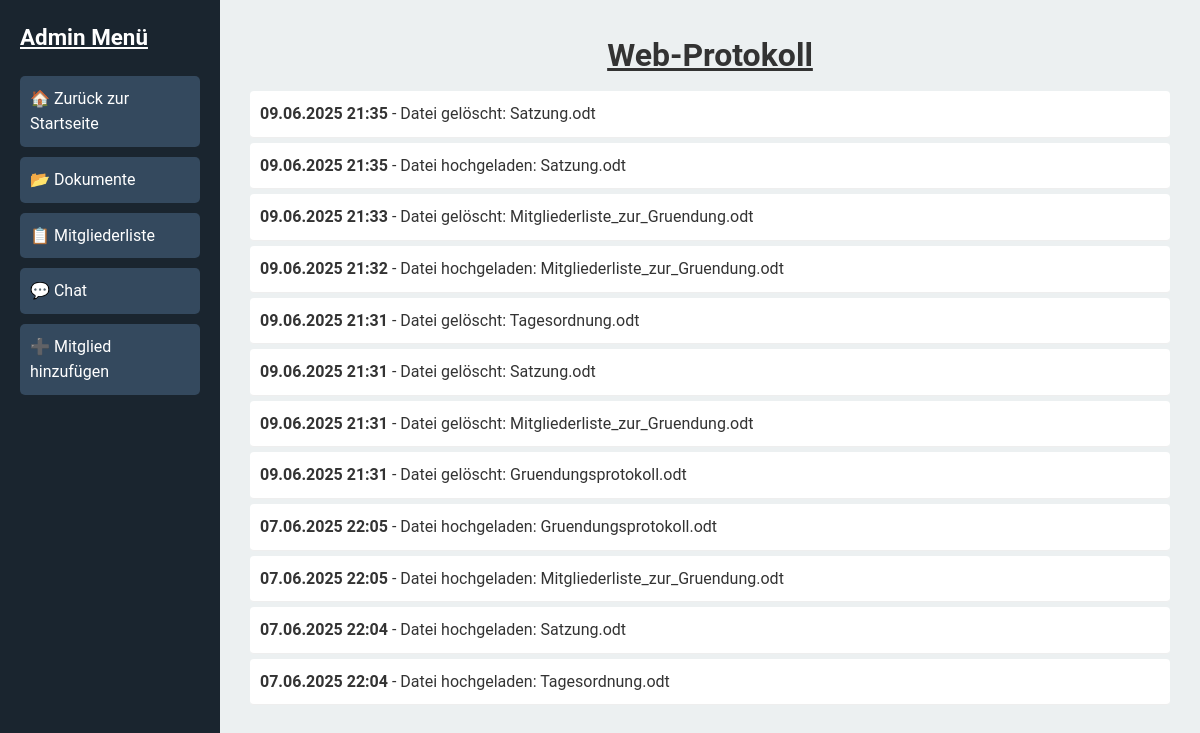
The app's page /log with its own data.
### app.py (models this page shows)
class LogEntry(db.Model):
    id = db.Column(db.Integer, primary_key=True)
    action = db.Column(db.String(200), nullable=False)
    timestamp = db.Column(db.DateTime, default=db.func.current_timestamp())

### app.py (the view)
@app.route("/log")
def show_log():
    entries = LogEntry.query.order_by(LogEntry.timestamp.desc()).limit(100).all()
    return render_template("log.html", entries=entries)

### templates/log.html (shortened to what this page needs)
<!DOCTYPE html>
<html lang="de">
<head>
    <link rel="stylesheet" href="{{ url_for('static', filename='style.css') }}">
</head>
<body>
    <div class="wrapper">
        <aside class="sidebar">
            <h2>Admin Menü</h2>
            <nav>
                <a href="{{ url_for('home') }}">🏠 Zurück zur Startseite</a>
                <a href="{{ url_for('dokumente', subpath='') }}">📂 Dokumente</a>
                <a href="{{ url_for('list_users') }}">📋 Mitgliederliste</a>
                <a href="{{url_for('chat')}}">💬 Chat</a>
                <a href="{{ url_for('add_user') }}">➕ Mitglied hinzufügen</a>
            </nav>
        </aside>
        <main class="content">
            <header>
                <h1 class="headline">Web-Protokoll</h1>
            </header>
            <ul class="log-list">
                {% for entry in entries %}
                    <li>
                        <strong>{{ entry.timestamp.strftime("%d.%m.%Y %H:%M") }}</strong> - {{ entry.action }}
                    </li>
                {% endfor %}
            </ul>
        </main>
    </div>
</body>
</html>

### static/style.css (style rules this page uses)
:root { --primary: #2c3e50; --secondary: #ecf0f1; --accent: #3498db; --text: #333; --sidebar-width: 220px; --error: #e74c3c; --success: #2ecc71; }
* { box-sizing: border-box; margin: 0; padding: 0; }
body { font-family: 'Roboto', sans-serif; background-color: var(--primary); color: var(--text); min-height: 100vh; line-height: 1.6; }
.wrapper { display: flex; min-height: 100vh; }
.sidebar { width: var(--sidebar-width); background-color: #1a252f; color: white; padding: 20px; display: flex; flex-direction: column; }
.sidebar h2 { margin-bottom: 20px; font-size: 1.4rem; text-decoration: underline; }
.sidebar nav a { display: block; padding: 10px; color: white; text-decoration: none; border-radius: 5px; margin-bottom: 10px; background-color: #34495e; transition: background-color 0.2s; }
.content { flex: 1; padding: 30px; background-color: var(--secondary); }
.headline { font-size: 2rem; margin-bottom: 10px; text-align: center; text-decoration: underline; }
.log-list { list-style: none; padding: 0; }
.log-list li { padding: 10px; border-bottom: 1px solid #eee; background-color: white; margin-bottom: 5px; border-radius: 4px; }

### records on screen
LogEntry: timestamp "09.06.2025 21:35", action "Datei gelöscht: Satzung.odt"
LogEntry: timestamp "09.06.2025 21:35", action "Datei hochgeladen: Satzung.odt"
LogEntry: timestamp "09.06.2025 21:33", action "Datei gelöscht: Mitgliederliste_zur_Gruendung.odt"
LogEntry: timestamp "09.06.2025 21:32", action "Datei hochgeladen: Mitgliederliste_zur_Gruendung.odt"
LogEntry: timestamp "09.06.2025 21:31", action "Datei gelöscht: Tagesordnung.odt"
LogEntry: timestamp "09.06.2025 21:31", action "Datei gelöscht: Satzung.odt"
LogEntry: timestamp "09.06.2025 21:31", action "Datei gelöscht: Mitgliederliste_zur_Gruendung.odt"
LogEntry: timestamp "09.06.2025 21:31", action "Datei gelöscht: Gruendungsprotokoll.odt"
LogEntry: timestamp "07.06.2025 22:05", action "Datei hochgeladen: Gruendungsprotokoll.odt"
LogEntry: timestamp "07.06.2025 22:05", action "Datei hochgeladen: Mitgliederliste_zur_Gruendung.odt"
LogEntry: timestamp "07.06.2025 22:04", action "Datei hochgeladen: Satzung.odt"
LogEntry: timestamp "07.06.2025 22:04", action "Datei hochgeladen: Tagesordnung.odt"
